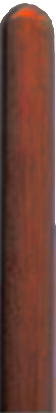
#> input picture resources/bara.png, 56 x 413 px, given in place of sky.png, which was not available
$ python hrznmkr.py   (Python 2 division)   (older library calls are emulated)
#> lines starting #> are read from the running program, lines starting #| are printed output that depends on the picture; pictures that were not available may be replaced by others from this repository, and a replacement may not be noted
# /usr/bin/env python3
# -*- coding: utf-8 -*-


# index points
import random
import uuid

import datetime
from PIL import Image, ImageDraw, ImageFont

CANVAS_NAME = 0
CANVAS_LEFT = 1
CANVAS_TOP = 2
CANVAS_WIDTH = 3
CANVAS_HEIGHT = 4
CANVAS_FILE_NAME = 5
CANVAS_COLOR = 6
#UBU
resources = "/Users/lamaken/PycharmProjects/mypys/resources/"
output = "/Users/lamaken/PycharmProjects/mypys/temp/"

#ferhodinamic POSO NOM DEL L'ARXIU, DATA DE CREACIO
#MAC
#resources = "/Users/lamaken/PycharmProjects/mypys/resources/"
#output = "/Users/lamaken/PycharmProjects/mypys/temp/"
#PROD
#resources = "/var/www/html/mypys/resources/"
#output = "/var/www/html/mypys/temp/"


def random_color():
    levels = range(0, 255, 3)
    return tuple(random.choice(levels) for _ in range(3))


def random_interval(start, end):
#> in draw_canvas, `im = Image.new('RGB', canvas, self.backcolor)`: im: PIL image 814x444 RGB; every value is 255
    if start == end:
        return start
    if end < start:
        result = random.choice(range(end, start))
    else:
        result = random.choice(range(start, end))
    return result


class Canvas(object):

    def __init__(self, canvas):
        self.name = canvas[CANVAS_NAME]
        self.left = canvas[CANVAS_LEFT]
        self.top = canvas[CANVAS_TOP]
        self.width = canvas[CANVAS_WIDTH]
        self.height = canvas[CANVAS_HEIGHT]
        self.file_name = canvas[CANVAS_FILE_NAME]
        self.color = canvas[CANVAS_COLOR]
        self.signature = self.name, self.left, self.top, self.width, self.height, self.file_name

        print('Canvas ', self.name, 'created')

    def draw_with_rectangles(self, draw):
        img_rectangle = ((self.width - 1, self.height - 1), (self.left + 1, self.top + 1))
        draw.rectangle(img_rectangle, fill=None, outline=(210, 130, 20, 255))

    def draw_with_images(self, hrzimg):
        img_size = (self.width - self.left, self.height - self.top)
        mask = Image.new('RGBA', img_size, self.color)
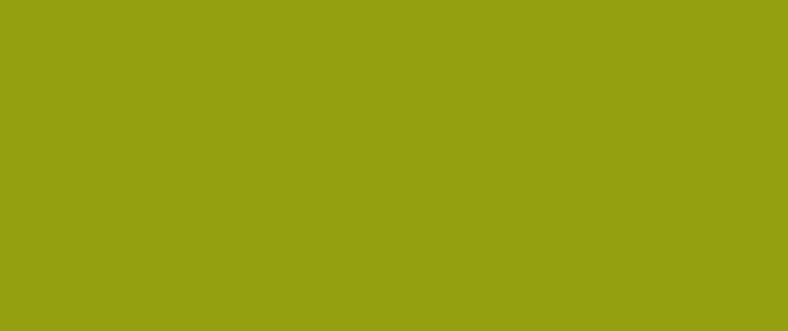
#> mask: PIL image 788x331 RGBA; mean R, G, B, A 147, 159, 15, 255
        image = Image.open(resources + self.file_name).resize(img_size, Image.ANTIALIAS)
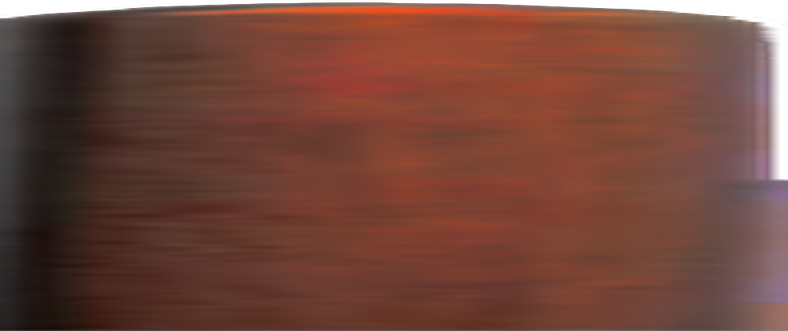
#> image: PIL image 788x331 RGBA; mean R, G, B, A 106.7, 62.8, 51.4, 246.2; transparent parts drawn white
        canvas = Image.blend(mask, image, alpha=0.674)
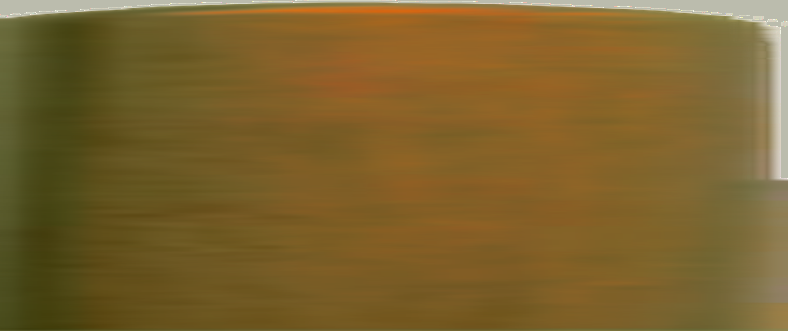
#> canvas: PIL image 788x331 RGBA; mean R, G, B, A 119.3, 93.7, 39, 249; transparent parts drawn white
        hrzimg.paste(canvas, (self.left, self.top), image)
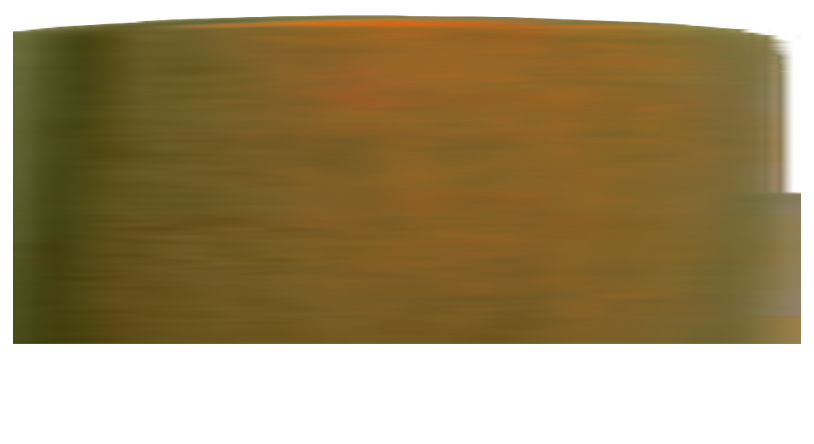
#> hrzimg: PIL image 814x444 RGB; mean R, G, B 161.5, 143.1, 104.8
#> pass 3 of the loop in draw_canvas, `for index in range(len(self.allCanvas)):`:
#> in draw_with_images (call 3), `mask = Image.new('RGBA', img_size, self.color)`:
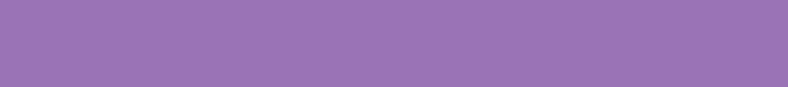
#> mask: PIL image 788x87 RGBA; mean R, G, B, A 153, 114, 183, 255
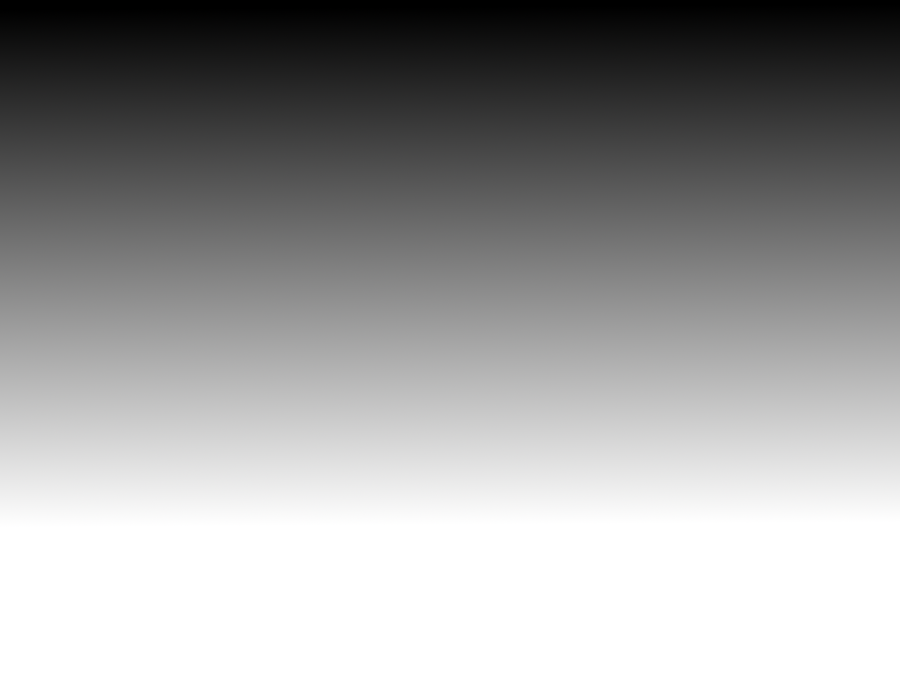
#> input picture resources/shadow.png, 1800 x 1350 px, found by its file name (shown at 1/2 size)
#> image: PIL image 788x87 RGBA
#> canvas: PIL image 788x87 RGBA
#> in draw_with_images (call 3), `hrzimg.paste(canvas, (self.left, self.top), image)`:
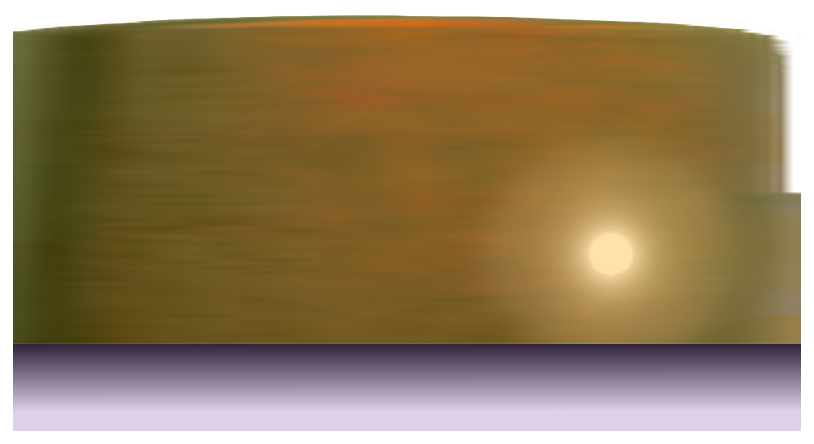
#> hrzimg: PIL image 814x444 RGB; mean R, G, B 147.1, 126.1, 91.9
#> the loop made 8 passes; the first 3 are shown

    def draw_with_text(self, draw):
        fnt = ImageFont.truetype('/usr/lib/jvm/java-8-oracle/jre/lib/fonts/LucidaSansRegular.ttf', 20)
        draw.text((self.left, self.top), self.name, font=fnt, fill=(255, 255, 255, 220))


class MainCanvas(object):
    def __init__(self, w, h):
        self.allCanvas = []
        self.unik = str(uuid.uuid4())[:8]
        self.height = h
        self.width = w
        self.backcolor = "white"

        print("MainCanvas start.")

    def get_filename(self):
        return output + self.unik + ".png"

    def draw_canvas(self):
        canvas = (self.width, self.height)
        im = Image.new('RGB', canvas, self.backcolor)  # transparent background color
        draw = ImageDraw.Draw(im)

        for index in range(len(self.allCanvas)):
            self.allCanvas[index].draw_with_images(im)
            # self.allCanvas[index].draw_with_rectangles(draw)
            # self.allCanvas[index].draw_with_text(draw)

        #draw.text((self.width-97, self.height-13),"by hrznmkr ",fill=random_color())

        #mydate = datetime.datetime.now().strftime("%A, %d. %B %Y %I:%M%p")

        #draw.text((10   , self.height - 13), mydate + " / http://alkasoft.org/mypys/temp/" + self.unik+".png",fill=random_color())
        im.save(self.get_filename())
        im.show()
        del draw

        img_data = open(self.get_filename(), "rb").read()

        return img_data, 'attachment; filename="' + self.unik + '.png"'

    def add(self, another_canvas):
        print "adding another canvas ... _ >> ", another_canvas.signature
        self.allCanvas.append(another_canvas)

    # H.M.T.
    # hand made tests


def genIm():
    BESTIDOR_1_FIGURA = (12, 26)
    BESTIDOR_1_PAISATGE = (22, 14)
    BESTIDOR_1_MARINA = (22, 12)
    # ...
    BESTIDOR_1 = (BESTIDOR_1_FIGURA, BESTIDOR_1_PAISATGE, BESTIDOR_1_MARINA)

    IMAGE_WIDTH = BESTIDOR_1_MARINA[0] *   37
    IMAGE_HEIGHT = BESTIDOR_1_MARINA[1] * 37

    PAL_WIDTH = 13
    PAL_HEIGHT = int(IMAGE_HEIGHT / 4.5)

    # FER UN TEST DE TAMANYS COMPROVAR QUE 100X100 POT SER SI PADING...

    # -- padding
    PADDING_SIZE = (13, 13, 13, 13)

    PADDING_LEFT = 0
    PADDING_TOP = 1
    PADDING_RIGHT = 2
    PADDING_BOTTOM = 3

    BORDER_LEFT = 0
    BORDER_TOP = 1
    BORDER_WIDTH = 2
    BORDER_HEIGHT = 3

    border = (PADDING_SIZE[PADDING_LEFT],
              PADDING_SIZE[PADDING_TOP],
              IMAGE_WIDTH - PADDING_SIZE[PADDING_RIGHT],
              IMAGE_HEIGHT - PADDING_SIZE[PADDING_BOTTOM])

    # horizon line
    sky_height = int(border[BORDER_HEIGHT] / 1.3)

    # SUN >*<

    SUN_WIDTH = int(sky_height * 1.7145)
    SUN_HEIGHT = int(sky_height * 1.7145)

    SUN_SIZE = (SUN_WIDTH, SUN_HEIGHT)

    # def handler(req):
    img_sky = ("sky",
               border[BORDER_LEFT],
               border[BORDER_TOP],
               border[BORDER_WIDTH],
               border[BORDER_TOP] + sky_height,
               "sky.png",
               random_color(),)

    img_land = ("land",
                border[BORDER_LEFT],
                border[BORDER_TOP] + sky_height,
                border[BORDER_WIDTH],
                border[BORDER_HEIGHT],
                "terrain.png",
                random_color(),)

    img_shadow = ("shadow",
                  border[BORDER_LEFT],
                  border[BORDER_TOP] + sky_height,
                  border[BORDER_WIDTH],
                  border[BORDER_HEIGHT],
                  "shadow.png",
                  random_color(),)

    # SUN_POSITION = (border[BORDER_WIDTH] / 2 - SUN_WIDTH / 2, )

    interval_1 = int(border[BORDER_TOP] - SUN_SIZE[1] / 2.5)
    interval_2 = border[BORDER_HEIGHT] - img_land[4] / 2 - SUN_SIZE[1] / 4

    SUN_POSITION = random_interval(interval_1, interval_2)

    interval_1 = -SUN_WIDTH / 2 + border[BORDER_LEFT]
    interval_2 = border[BORDER_WIDTH] - SUN_WIDTH / 2

    print(interval_1, interval_2)

    SOL_RANDOM_LEFT = random_interval(interval_1, interval_2)

    interval_1 = border[BORDER_LEFT] + (IMAGE_WIDTH / 15)
    interval_2 = border[BORDER_WIDTH] - (IMAGE_WIDTH / 15)
    PAL_RANDOM_LEFT = random_interval(interval_1, interval_2)

    PAL_RANDOM_TOP1 = img_sky[4] - PAL_HEIGHT + 3
    PAL_RANDOM_TOP2 = border[BORDER_HEIGHT] - PAL_HEIGHT - (IMAGE_HEIGHT / 20)
    PAL_RANDOM_TOP = random_interval(PAL_RANDOM_TOP1, PAL_RANDOM_TOP2)

    SOL_RANDOM_TOP = SUN_POSITION

    img_sun = ("sun",
               SOL_RANDOM_LEFT,
               SOL_RANDOM_TOP,
               SOL_RANDOM_LEFT + SUN_SIZE[0],
               SOL_RANDOM_TOP + SUN_SIZE[1],
               "sun2.png",
               "orange",)

    img_bara = ("bara",
                PAL_RANDOM_LEFT,
                PAL_RANDOM_TOP,
                PAL_RANDOM_LEFT + PAL_WIDTH,
                PAL_RANDOM_TOP + PAL_HEIGHT,
                "poste.png",
                "brown",)

    # test noms repetits

    if img_bara[1] < SOL_RANDOM_LEFT + SUN_WIDTH / 2:

        img_bara_shadow = ("bara_shadow2",
                           border[BORDER_LEFT] + (IMAGE_WIDTH / 20),
                           img_bara[4] - 5,
                           img_bara[1] + 7,
                           img_bara[4],
                           "bara_shadow_hor.png",
                           "black",)
    else:
        img_bara_shadow = ("bara_shadow1",
                           img_bara[1] + 5,
                           img_bara[4] - 5,
                           border[BORDER_WIDTH] - (IMAGE_WIDTH / 20),
                           img_bara[4],
                           "bara_shadow_hor.png",
                           "black",)

    img_border = ("border",
                  border[BORDER_LEFT] - PADDING_LEFT,
                  border[BORDER_TOP],
                  border[BORDER_WIDTH],
                  border[BORDER_HEIGHT],
                  "border.png",
                  "gold")

    img_lienzo = ("lienzo",
                  border[BORDER_LEFT] - PADDING_LEFT,
                  border[BORDER_TOP],
                  border[BORDER_WIDTH],
                  border[BORDER_HEIGHT],
                  "lienzo.png",
                  (155, 155, 155, 5),)

    img_firma = ("firma",
                  border[BORDER_WIDTH]-120,
                  border[BORDER_HEIGHT]-80,
                  border[BORDER_WIDTH]-50,
                  border[BORDER_HEIGHT]-40,
                  "firma.png",
                  "black",)


    main = MainCanvas(IMAGE_WIDTH, IMAGE_HEIGHT)

    main.add(Canvas(img_sky))
    main.add(Canvas(img_sun))

    main.add(Canvas(img_shadow))
    main.add(Canvas(img_land))

    main.add(Canvas(img_bara_shadow))
    main.add(Canvas(img_bara))

    main.add(Canvas(img_firma))

    main.add(Canvas(img_lienzo))

    main.add(Canvas(img_border))

    return main.draw_canvas()


def handler(req):
    returned_data = genIm()
    req.content_disposition = "attachment; filename=6ce7028b.png";# returned_data[1]
    req.content_type = "image/png"
    req.content_length = str(len(returned_data[0]))
    req.write(returned_data[0])
    return req.OK


print "Only to handle http requests"

#> (the run stopped early here; a loop or call above may not have finished)
